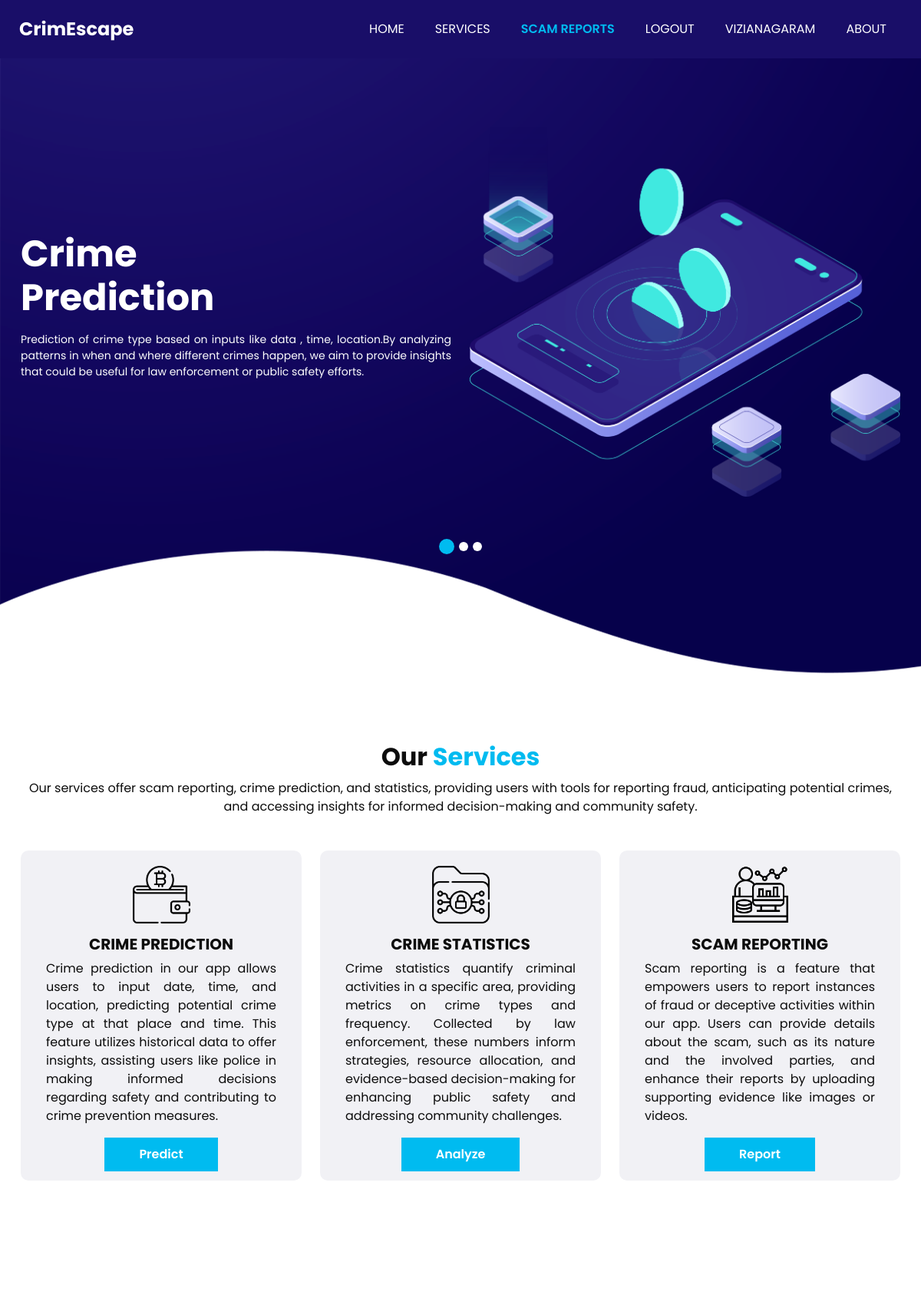
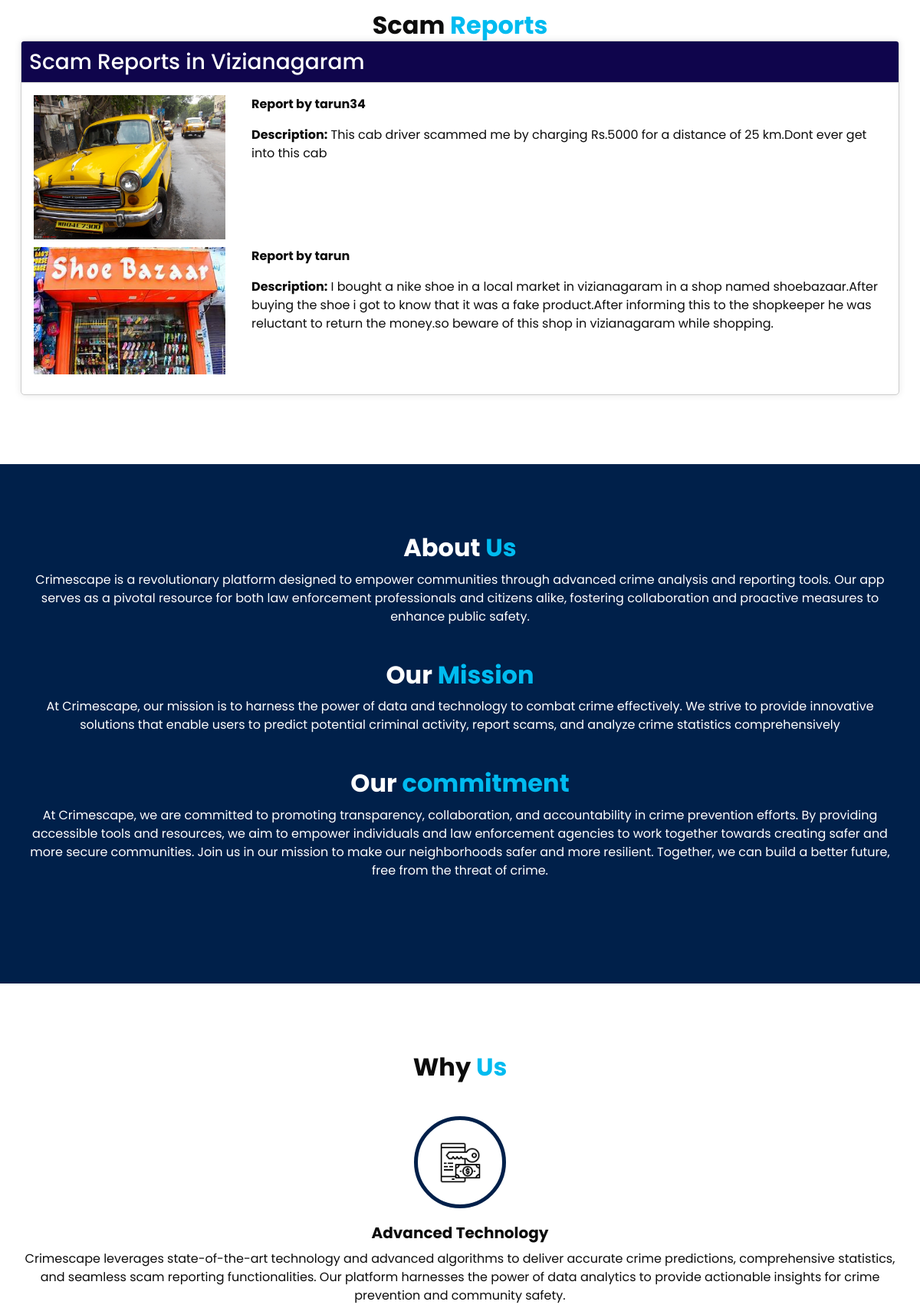
Screenshot of / (signed in, upper part) with the database file from the repository (2 pictures, top to bottom).
### accounts/models.py (models this page shows, shortened)
class User(AbstractBaseUser, PermissionsMixin):
    email = models.EmailField(max_length=254, unique=True)
    username = models.CharField(max_length=254, unique=True)
    phone = models.CharField(max_length=254,null=False)
    is_staff = models.BooleanField(default=False)
    is_superuser = models.BooleanField(default=False)
    is_active = models.BooleanField(default=True)
    last_login = models.DateTimeField(null=True, blank=True)
    date_joined = models.DateTimeField(auto_now_add=True)
    USERNAME_FIELD = 'username'
    EMAIL_FIELD = 'email'
    district = models.CharField(max_length=255)
    REQUIRED_FIELDS = []
    objects = UserManager()

### home/models.py (models this page shows)
class ScamReport(models.Model):
    user = models.ForeignKey(settings.AUTH_USER_MODEL, on_delete=models.CASCADE)
    district = models.CharField(max_length=100)
    scam_description = models.TextField()
    image = models.ImageField(upload_to='report/')

### home/views.py (the view)
# urls.py: 2. Add a URL to urlpatterns:  path('', views.home, name='home')
def home(request):
    if request.user.is_authenticated:
        scams = list(ScamReport.objects.filter(district=request.user.district).values())
        for scam in scams:
            scam["user"] = User.objects.get(id=scam["user_id"]).username
        request.session["scams"] = scams
        return render(request,'index.html')
    return render(request,'index.html')

### templates/index.html (shortened to what this page needs)
{% extends "base.html" %}
{% load static %}
{% block content %}
    <div class="hero_bg_box">
      <div class="bg_img_box">
        <img src='{% static 'images/hero-bg.png' %}'  alt="">
      </div>
    </div>
    <section class="slider_section ">
      <div id="customCarousel1" class="carousel slide" data-ride="carousel">
        <div class="carousel-inner">
          <div class="carousel-item active">
            <div class="container ">
              <div class="row">
                <div class="col-md-6 ">
                  <div class="detail-box">
                    <h1>
                      Crime <br>
                      Prediction
                    </h1>
                    <p>
                     Prediction of crime type based on inputs like data , time, location.By analyzing patterns in when and where different crimes happen, we aim to provide insights that could be useful for law enforcement or public safety efforts.
                    </p>
                  </div>
                </div>
                <div class="col-md-6">
                  <div class="img-box">
                    <img src="{% static "images/slider-img.png" %}" alt="">
                  </div>
                </div>
              </div>
            </div>
          </div>
        </div>
        <ol class="carousel-indicators">
          <li data-target="#customCarousel1" data-slide-to="0" class="active"></li>
          <li data-target="#customCarousel1" data-slide-to="1"></li>
          <li data-target="#customCarousel1" data-slide-to="2"></li>
        </ol>
      </div>
    </section>
  </div>
  <section class="service_section layout_padding" id="services">
    <div class="service_container">
        <div class="container ">
            <div class="heading_container heading_center">
                <h2>
                    Our <span>Services</span>
                </h2>
                <p>
                    Our services offer scam reporting, crime prediction, and statistics, providing users with tools for reporting fraud, anticipating potential crimes, and accessing insights for informed decision-making and community safety.
                </p>
            </div>
            {% if request.session.user or user.is_authenticated %}
            <div class="row justify-content-center">
                {% if request.session.user %}
                <div class="col-md-4">
                    <div class="box">
                        <div class="img-box">
                            <img src="{% static "images/s1.png" %}" alt="">
                        </div>
                        <div class="detail-box">
                            <h5>
                                Crime Prediction
                            </h5>
                            <p>
                                Crime prediction in our app allows users to input date, time, and location, predicting potential crime type at that place and time. This feature utilizes historical data to offer insights, assisting users like police in making informed decisions regarding safety and contributing to crime prevention measures.
                            </p>
                            <div class="btn-box">
                                <a href="/predict">
                                    Predict
                                </a>
                            </div>
                        </div>
                    </div>
                </div>
                {% endif %}
                <div class="col-md-4">
                    <div class="box">
                        {% if request.session.user or user.is_authenticated %}
                        <div class="img-box">
                            <img src="{% static "images/s2.png" %}" alt="">
                        </div>
                        <div class="detail-box">
                            <h5>
                                Crime Statistics
                            </h5>
                            <p>
                                Crime statistics quantify criminal activities in a specific area, providing metrics on crime types and frequency. Collected by law enforcement, these numbers inform strategies, resource allocation, and evidence-based decision-making for enhancing public safety and addressing community challenges.
                            </p>
                            <div class="btn-box">
                                <a href="/crimestatistics">
                                    Analyze
                                </a>
                            </div>
                        </div>
                        {% endif %}
                    </div>
                </div>
                {% if user.is_authenticated %}
                <div class="col-md-4">
                    <div class="box">
                        <div class="img-box">
                            <img src="{% static "images/s3.png" %}" alt="">
                        </div>
                        <div class="detail-box">
                            <h5>
                                Scam Reporting
                            </h5>
                            <p>
                                Scam reporting is a feature that empowers users to report instances of fraud or deceptive activities within our app. Users can provide details about the scam, such as its nature and the involved parties, and enhance their reports by uploading supporting evidence like images or videos.
                            </p>
                            <div class="btn-box">
                                <a href="/scam_report">
                                    Report
                                </a>
                            </div>
                        </div>
                        {% endif %}
                    </div>
                </div>
            </div>
            {% endif %}
        </div>
    </div>
</section>
  <section class="service_section layout_padding" id="services">
    <div class="service_container">
        <div class="container ">
            <div class="heading_container heading_center">
                <h2>
                    Scam <span>Reports</span>
                </h2>
            </div>
            {% if request.session.user or user.is_authenticated %}
            <div class="col-lg-16">
              <div class="card" style="border: 1px solid #ccc; border-radius: 5px; box-shadow: 0 0 10px rgba(0, 0, 0, 0.1);">
                  <div class="card-header" style="color: #ffffff; background-color: #0f054c; border-bottom: 1px solid #ccc; padding: 10px;">
                    {% if request.session.user %}
                     <h3 class="card-title" style="margin: 0;">Scam Reports in {{ request.session.district }} </h3>
                     {% else %}
                      <h3 class="card-title" style="margin: 0;">Scam Reports in {{ user.district }} </h3>
                      {% endif %}
                  </div>
                  <div class="card-body">
                    {% if request.session.user %}
                    {% if request.session.scams %}
                    <div class="row">
                        {% for scam_report in request.session.scams %}
                            <div class="col-md-3">
                                <div class="scam-report" style="margin-bottom: 10px;">
                                    <div class="news_img">
                                        <img width="250px" class="review-img" src="scam_images/{{ scam_report.image }}" alt="Scam Image">
                                    </div>
                                </div>
                            </div>
                            <div class="col-md-9">
                                <div class="scam-details" style="margin-bottom: 10px;">
                                    <p><strong>Report by {{ scam_report.user }}</strong></p>
                                    <p><strong>Description:</strong> {{ scam_report.scam_description }}</p>
                                </div>
                            </div>
                        {% endfor %}
                    </div>
                {% else %}
                    <p>No scam reports found for this district.</p>
                {% endif %}
                {% endif %}
                  </div>
              </div>
          </div>
            {% endif %}
        </div>
    </div>
</section>
  <section class="about_section layout_padding" id="about">
    <div class="container  ">
      <div class="heading_container heading_center">
        <h2>
          About <span>Us</span>
        </h2>
        <p>
          Crimescape is a revolutionary platform designed to empower communities through advanced crime analysis and reporting tools. Our app serves as a pivotal resource for both law enforcement professionals and citizens alike, fostering collaboration and proactive measures to enhance public safety.
        </p>
      </div>
      <div class="heading_container heading_center">
        <h2>
          Our <span>Mission</span>
        </h2>
        <p>
          At Crimescape, our mission is to harness the power of data and technology to combat crime effectively. We strive to provide innovative solutions that enable users to predict potential criminal activity, report scams, and analyze crime statistics comprehensively
        </p>
      </div>
      <div class="heading_container heading_center">
        <h2>
          Our <span>commitment</span>
        </h2>
        <p>
          At Crimescape, we are committed to promoting transparency, collaboration, and accountability in crime prevention efforts. By providing accessible tools and resources, we aim to empower individuals and law enforcement agencies to work together towards creating safer and more secure communities.
Join us in our mission to make our neighborhoods safer and more resilient. Together, we can build a better future, free from the threat of crime.
        </p>
      </div>
  </section>
  <section class="why_section layout_padding">
    <div class="container">
      <div class="heading_container heading_center">
        <h2>
          Why  <span>Us</span>
        </h2>
      </div>
      <div class="why_container">
        <div class="box">
          <div class="img-box">
            <img src="{% static "images/w2.png" %}" alt="">
          </div>
          <div class="detail-box">
            <h5>
              Advanced Technology
            </h5>
            <p>
Crimescape leverages state-of-the-art technology and advanced algorithms to deliver accurate crime predictions, comprehensive statistics, and seamless scam reporting functionalities. Our platform harnesses the power of data analytics to provide actionable insights for crime prevention and community safety.
            </p>
          </div>
        </div>
      </div>
    </div>
  </section>
  {% endblock content %}

### templates/base.html (shortened to what this page needs)
<!DOCTYPE html>
{% load static %}
<html>
<head>
  <link rel="stylesheet" type="text/css" href="{% static 'css/bootstrap.css' %}" />
  <link rel="stylesheet" href="https://stackpath.bootstrapcdn.com/bootstrap/4.5.2/css/bootstrap.min.css">
  <link href="https://cdn.jsdelivr.net/npm/bootstrap@5.0.2/dist/css/bootstrap.min.css" rel="stylesheet">
  <link rel="stylesheet" type="text/css" href="https://cdnjs.cloudflare.com/ajax/libs/OwlCarousel2/2.3.4/assets/owl.carousel.min.css" />
  <link href="{% static 'css/font-awesome.min.css' %}" rel="stylesheet" />
  <link href="{%static 'css/style.css' %}" rel="stylesheet" />
  <link href="{%static 'css/responsive.css' %}" rel="stylesheet" />
</head>
<body>
  <div  class="hero_area">
    <header class="header_section" style="background-color:#190E68">
      <div class="container-fluid">
        <nav class="navbar navbar-expand-lg custom_nav-container ">
          <a class="navbar-brand" href="/">
            <span>
              CrimEscape
            </span>
          </a>
          <div class="collapse navbar-collapse" id="navbarSupportedContent">
            <ul class="navbar-nav  ">
              <li class="nav-item ">
                <a class="nav-link" href="/">Home </a>
              </li>
              <li class="nav-item">
                <a class="nav-link" href="/#services">Services</a>
              </li>
              <li class="nav-item active">
                <a class="nav-link" href="/display_scam_reports">Scam reports<span class="sr-only">(current)</span> </a>
              </li>
              {% if user.is_authenticated %}
              <li class="nav-item">
                <a class="nav-link" href="/accounts/logout"> Logout</a>
              </li>
              <li class="nav-item">
                <a class="nav-link" href="#" data-toggle="modal" data-target="#changeDistrictModal">
                  {{ user.district }}
                </a>
              </li>
              {% endif %}
              <li class="nav-item">
                <a class="nav-link" href="/#about">About</a>
              </li>
            </ul>
          </div>
        </nav>
      </div>
    </header>
     {% block content %}{% endblock content %}
    </body>
    </html>

### static/css/responsive.css (style rules this page uses)
@media (min-width: 1200px) { .container { max-width: 1170px; } }

### rows the page displays
User: district "VIZIANAGARAM"
ScamReport: image (picture), user "tarun34", scam_description "This cab driver scammed me by charging Rs.5000 for a distance of 25 km.Dont ever get into this cab"
ScamReport: image (picture), user "tarun", scam_description "I bought a nike shoe in a local market in vizianagaram in a shop named shoebazaar.After buying the shoe i got to know that it was a fake product.After informing this to the shopkeeper he was reluctant to return the money.so beware of this shop in vizianagaram while shopping."

### other values shown
{{ request.session.district }} "Vizianagaram"
